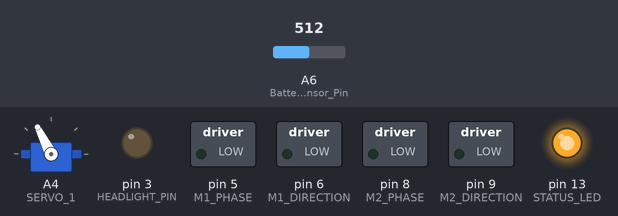
A sketch run on a simulated Arduino Pro Mini, built with avr-gcc and run on an emulated ATmega328P. Parts: servo, switched loads named in the sketch (green lamp = pin HIGH), output pins drawn as LEDs (lit = HIGH). Wiring (inferred from the names in the program): servo: signal A4. The test bench sets the inputs (shaded band); at power-on: A6 (Battery_Sensor_Pin) = 512. Servo pulses on a pin are drawn as a servo (544–2400 µs = 0–180°); pins used as bus, display or sensor lines are not drawn.

Above: at 1.7 s.
1.8 s: A6 (Battery_Sensor_Pin) set to 293
3.6 s: A6 (Battery_Sensor_Pin) set to 257
At 5.2 s:
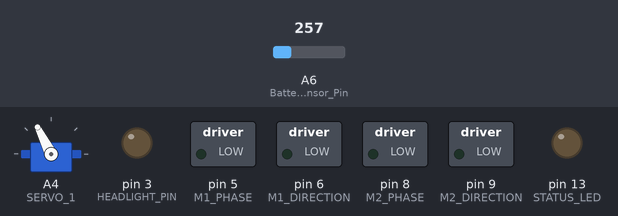
Timing chart, 0 to 13.4 s (numbered marks = the images above; inputs shaded):
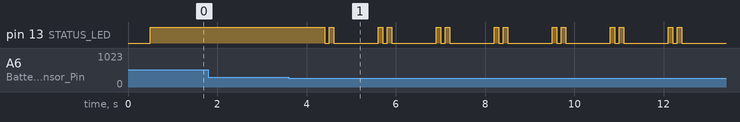

Measured:
- the behaviour switches between 276 and 275 on A6 (Battery_Sensor_Pin) (found by bisection; images 0 and 1)
- after the input at 1.8 s, every drawn part: stays the same
- after the input at 3.6 s, pin 13 (STATUS_LED): HIGH → LOW after 0.81 s, then repeats every 1.3 s: HIGH 0.10 s, LOW 1.0 s, HIGH 0.10 s, LOW 0.10 s

The sketch:

TinyDrive_Differential_Drive.ino
```cpp
#include <PPMReader.h>

/*
Written by Vincent Y
Alternative code for https://github.com/flytron/TinyDrive
Using RX2A PPM FS-RX2A Pro Receiver Mini RX for Flysky receiver

Flashing the Tinydrive:
Select Tools>Board>Arduino Pro or Pro mini
Processor>ATmega328P (5v, 16Mhz)
-Arduino Firmware Upload Process:
Turn off the TX
Unplug the battery
Press the Upload button of Arduino IDE and wait for compiling
Plug the battery immediately(in 2 seconds) when you see "Uploading..." message on the display
FTDI LEDs will start blinking and you will see "Done Uploading" message in a few seconds.

To do:
-Change pins to work with the code below
https://github.com/flytron/TinyDrive/blob/main/TinyDrive_v1/TinyDrive_v1.ino
-Add servo support
Can't user servo library as it uses timers and dissables pin 8 and 9
Also causing issues with timer
-Add LED support
-Fix issue with directions not being correct when reversing then turning
-Detect if valid PPM signal or not, stop it from misbehaving when the TX is not on


Done:
-Add reverse 10.02.2022
-Rename motor pins 10.02.2022
-Test out with expected channel set to 8 11.02.2022
This is based on the receiver used and supported PPM
-Add batterty code sensor and test 12.02.2022

*/


//Specific for the Tinydrive
//#define SBUS_ENABLE_PIN A3  // HIGH: Enables the XOR gate to invert the SBUS signal to Standard Serial.  LOW: Standard Serial Input mode.
#define STATUS_LED 13         // On Board LED pin

// Simplified Status LED Modes
#define LED_TOGGLE digitalWrite(STATUS_LED,!digitalRead(STATUS_LED));
#define LED_ON digitalWrite(STATUS_LED,HIGH);
#define LED_OFF digitalWrite(STATUS_LED,LOW);

//Servos
#define SERVO_1 A4          // CH4 Servo PWM signal output.
//#define SERVO_2 A5          // CH5 Servo PWM signal output.
#define HEADLIGHT_PIN 3     // D3(PWM) pin connected to the Base pin of an NPN transistor. [LED+] has a serial 10 Ohm resistor to limit the current. Use AnalogWrite(0-255) to control the light intensity.

//Battery sensor
#define Battery_Sensor_Pin  A6        // Connected to the Battery input over 1/11 voltage divider.
#define Battery_Sensor_Factor  11.6   // Multiply the reading with this value and you will find the battery voltage in mV
#define Cell_Min_Voltage 3200         // Minimum 3.2V per cell when the motors off.
uint16_t Battery_Voltage_mV = 0;      // The battery voltage in mV
uint8_t Battery_Cell_Count = 1;       // Detected battery cell count (1 or 2)
#define CHECK_PERIOD 1000L            // Check the battery level in every 1000ms
unsigned long last_check_time = 0L ;
volatile boolean motors_off = 1;

//Motor stuff
int M1_PHASE = 5;
int M1_DIRECTION = 6;
int M2_DIRECTION = 9;
int M2_PHASE = 8;
int Speed_A = 0;          // Speed of motor
int Speed_B = 0;

// For PPM values, the difference between is the deadband
int lowerLimit = 1420;
int upperLimit = 1520;

// Initialize a PPMReader on digital pin 2 with 6 expected channels.
// Receiver used JMT RX2A PPM FS-RX2A Pro Receiver Mini RX for Flysky
int interruptPin = 2;
int channelAmount = 6;
PPMReader ppm(interruptPin, channelAmount);


void setup(){

  //Battery setup
  analogReference(INTERNAL);  // Enable internal 1.1v analog reference for the battery voltage readings
  delay(200);                 // Wait 200mS on the startup for the voltage stabilisation.
  Battery_Voltage_mV =  analogRead(Battery_Sensor_Pin) * Battery_Sensor_Factor; // Read battery voltage in mV
  delay(100);
  // The first read may be faulty due to the ADC referance change on the startup. The next read will be fine.
  Battery_Voltage_mV =  analogRead(Battery_Sensor_Pin) * Battery_Sensor_Factor; // Read battery voltage in mV
   if (Battery_Voltage_mV>6200)       {
        Battery_Cell_Count = 2;  // Detect 2S liPo if >6.2v
      }else{
        Battery_Cell_Count = 1;}  // Run on 1S LiPo mode for 1S LiPo or 3-4x AA Batteries(<=6V)
  last_check_time = millis (); // set the first battery check time.

  //Motor stuff
  pinMode (M2_DIRECTION, OUTPUT); pinMode (M2_PHASE, OUTPUT); pinMode (M1_PHASE, OUTPUT); pinMode (M1_DIRECTION, OUTPUT);
  pinMode(HEADLIGHT_PIN, OUTPUT); digitalWrite(HEADLIGHT_PIN,LOW);

  //The two servos
  pinMode(SERVO_1, OUTPUT); digitalWrite(SERVO_1,LOW);
  //pinMode(SERVO_2, OUTPUT); digitalWrite(SERVO_2,LOW);

  //Serial.begin(115200);
  delay(200);
  //march();   // Play The Imperial March
  pinMode(STATUS_LED, OUTPUT);  // initialize the LED pin as an output.
  LED_ON;
}

void loop(){

  unsigned long PPM_Channel_1 = ppm.latestValidChannelValue(1, 1500);//A
  unsigned long PPM_Channel_2 = ppm.latestValidChannelValue(2, 1500);//E
  unsigned long PPM_Channel_3 = ppm.latestValidChannelValue(3, 1500);//T
  unsigned long PPM_Channel_4 = ppm.latestValidChannelValue(4, 1500);//R
  unsigned long PPM_Channel_5 = ppm.latestValidChannelValue(5, 1500);
  unsigned long PPM_Channel_6 = ppm.latestValidChannelValue(6, 1500);

// Forward. reverse
  if (PPM_Channel_3 > upperLimit) {
    //Stick is pushed upwards, go forward
    Speed_A = map(PPM_Channel_3, upperLimit, 2000, 0, 255);
    Speed_B = Speed_A;
    digitalWrite(M1_PHASE, LOW); digitalWrite(M2_PHASE, LOW);
  }else if (PPM_Channel_3 < lowerLimit){
    //Stick being pulled down, go backwards
    Speed_A = map(PPM_Channel_3, lowerLimit, 1000, 0, 255);
    Speed_B = Speed_A;
    digitalWrite(M1_PHASE, HIGH); digitalWrite(M2_PHASE, HIGH);
  }else{
    //Stick in middle position. stop all motors
    Speed_A = 0;
    Speed_B = Speed_A;
  }

  // Steeting
  if (PPM_Channel_1 < lowerLimit) {
    // Convert the declining X-axis readings from 470 to 0 into increasing 0 to 255 value
    int RMapped = map(PPM_Channel_1, lowerLimit, 1000, 0, 255);
    // Move to left - decrease left motor speed, increase right motor speed
    Speed_A = Speed_A - RMapped;
    Speed_B = Speed_B + RMapped;
    // Confine the range from 0 to 255
    if (Speed_A < 0) {
      Speed_A = 0;    }
    if (Speed_B > 255) {
      Speed_B = 255;    }
  }
  if (PPM_Channel_1 > upperLimit) {
    // Convert the increasing X-axis readings from 550 to 1023 into 0 to 255 value
    int xMapped = map(PPM_Channel_1, 1500, 2000, 0, 255);
    // Move right - decrease right motor speed, increase left motor speed
    Speed_A = Speed_A + xMapped;
    Speed_B = Speed_B - xMapped;
    // Confine the range from 0 to 255
    if (Speed_A > 255) {
      Speed_A = 255;    }
    if (Speed_B < 0) {
      Speed_B = 0;    }
  }

    //Write speed to motors
    analogWrite(M1_DIRECTION, Speed_A);
    analogWrite(M2_DIRECTION, Speed_B);


  digitalWrite(SERVO_1, HIGH);
  delayMicroseconds((PPM_Channel_2/2) + 1000);
  digitalWrite(SERVO_1, LOW);


  //Serial.print(String(Speed_A) + " " + String(Speed_B));
  //Serial.println();
  //delay(100); //Wait a bit for motor to speed up


  //Battery check routine
  if ((Speed_A< 10) && (Speed_B < 10)){ //central dead zone
          motors_off = 1;
          //m_throttle = 0;
         // m_direction = 0;
        }else{
        motors_off = 0;}

  // Check for the battery voltage
   if ((millis() - last_check_time) >= CHECK_PERIOD){
        last_check_time = millis ();
        if (motors_off){ // Measure the battery when the motors off.
            Battery_Voltage_mV = analogRead(Battery_Sensor_Pin) * Battery_Sensor_Factor; // in mV
            if (Battery_Voltage_mV< (Battery_Cell_Count* Cell_Min_Voltage)) // stop working below the minimum cell voltage and blink the LED.
               {  while(1){ // Infinite loop 2 short blink 1 second OFF
                  LED_ON
                  delay(100);
                  LED_OFF
                  delay(100);
                  LED_ON
                  delay(100);
                  LED_OFF
                  delay(1000);}
               }
            }
       }

}
```
